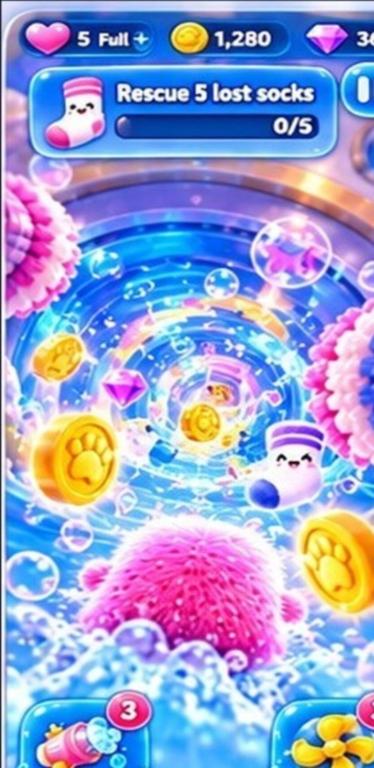
#> input picture ChatHistory/2026-11-06_fourteenth_session_uploads/2449580d-image.jpg, 748 x 1536 px (shown at 1/2 size)
$ python match_metrics.py ../../../ChatHistory/2026-11-06_fourteenth_session_uploads/2449580d-image.jpg
#> lines starting #> are read from the running program, lines starting #| are printed output that depends on the picture
"""How close the real 3D opening's castle area and slide water are to the approved Screen 3.
    python3 -I match_metrics.py <approved.png> <frame.png> [<frame.png> ...]
All frames are 538 x 1076 Tap to Start screenshots (the approved image is fitted the way the game shows it).

Castle area: the upper screen (y 85-340) outside the HUD and the "Let's go!" banner, which sit in the same place
in every image. Reported: average colour difference to the approved area (CIE76 delta E of the mean Lab colour),
the share of washed-out near-white pixels, the share of soft pink-lavender pixels and of harsh saturated pixels.
Water: the visible slide water in each image (the approved slide beside the duck and mascot; the 3D slide ahead of
the mascot and in front of its foam). Reported: the cells' median hue and saturation, and the share of white lines/foam.
"""
import sys
import numpy as np
from PIL import Image


def lab(rgb):
    c = rgb / 255.0
    c = np.where(c > 0.04045, ((c + 0.055) / 1.055) ** 2.4, c / 12.92)
    M = np.array([[0.4124, 0.3576, 0.1805], [0.2126, 0.7152, 0.0722], [0.0193, 0.1192, 0.9505]])
    xyz = c @ M.T / np.array([0.9505, 1.0, 1.089])
    f = np.where(xyz > 0.008856, np.cbrt(xyz), 7.787 * xyz + 16 / 116)
    return np.stack([116 * f[..., 1] - 16, 500 * (f[..., 0] - f[..., 1]), 200 * (f[..., 1] - f[..., 2])], -1)


def hsv(rgb):
    c = rgb / 255.0
    mx, mn = c.max(-1), c.min(-1)
    d = mx - mn
    h = np.zeros_like(mx)
    r, g, b = c[..., 0], c[..., 1], c[..., 2]
    m = d > 1e-6
    hr = (mx == r) & m; hg = (mx == g) & m & ~hr; hb = m & ~hr & ~hg
    h[hr] = ((g - b)[hr] / d[hr]) % 6
    h[hg] = (b - r)[hg] / d[hg] + 2
    h[hb] = (r - g)[hb] / d[hb] + 4
    return np.stack([h * 60, np.where(mx > 0, d / np.maximum(mx, 1e-6), 0), mx], -1)


def castle_mask():
    m = np.zeros((1076, 538), bool)
    m[85:340, :] = True
    m[160:310, 62:476] = False      # the banner
    return m


def water_pixels(img, approved):
    boxes = [(158, 583, 216, 634), (311, 583, 369, 634), (118, 656, 176, 729), (365, 656, 424, 729)] if approved else [(195, 548, 345, 605), (60, 800, 480, 835)]
    return np.concatenate([img[y0:y1, x0:x1].reshape(-1, 3) for x0, y0, x1, y1 in boxes])


def measure(img, approved=False):
    cm = castle_mask()
    cp = img[cm].astype(float)
    ch = hsv(cp)
    pale = np.mean((ch[:, 1] < 0.15) & (ch[:, 2] > 0.85))
    pinklav = np.mean((ch[:, 0] > 255) & (ch[:, 0] < 330) & (ch[:, 1] > 0.12) & (ch[:, 1] < 0.5))
    harsh = np.mean(ch[:, 1] > 0.6)
    wp = water_pixels(img, approved).astype(float)
    wh = hsv(wp)
    cells = (wh[:, 0] > 170) & (wh[:, 0] < 245) & (wh[:, 1] > 0.2)
    white = (wh[:, 1] < 0.18) & (wh[:, 2] > 0.88)
    return {'castle_lab': lab(cp).mean(0), 'pale': pale, 'pinklav': pinklav, 'harsh': harsh,
            'water_hue': float(np.median(wh[cells, 0])) if cells.any() else float('nan'), 'water_sat': float(np.median(wh[cells, 1])) if cells.any() else float('nan'),
            'white': float(white.sum() / max(1, (white | cells).sum())), 'water_lab': lab(wp).mean(0)}


art = Image.open(sys.argv[1]).convert('RGB')
#> art is the input picture: PIL image 748x1536 RGB; mean R, G, B 153.9, 161.3, 208.9
A = Image.new('RGB', (538, 1076), (163, 167, 230)); A.paste(art.resize((536, 1076), Image.LANCZOS), (1, 0))
#> after `A = Image.new('RGB', (538, 1076), (163, 167, 230))`:
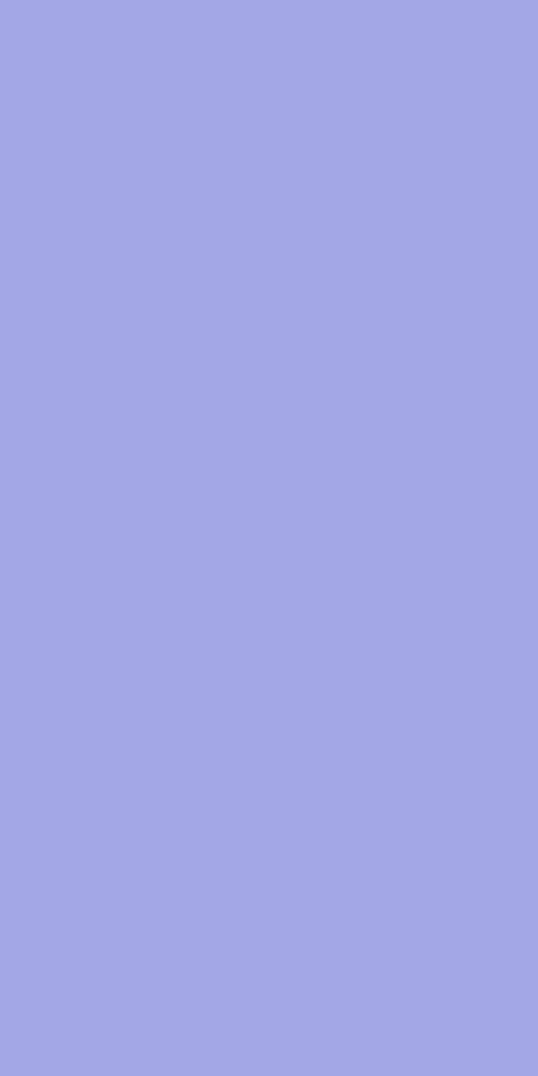
#> A: PIL image 538x1076 RGB; mean R, G, B 163, 167, 230
#> after `A.paste(art.resize((536, 1076), Image.LANCZOS), (1, 0))`:
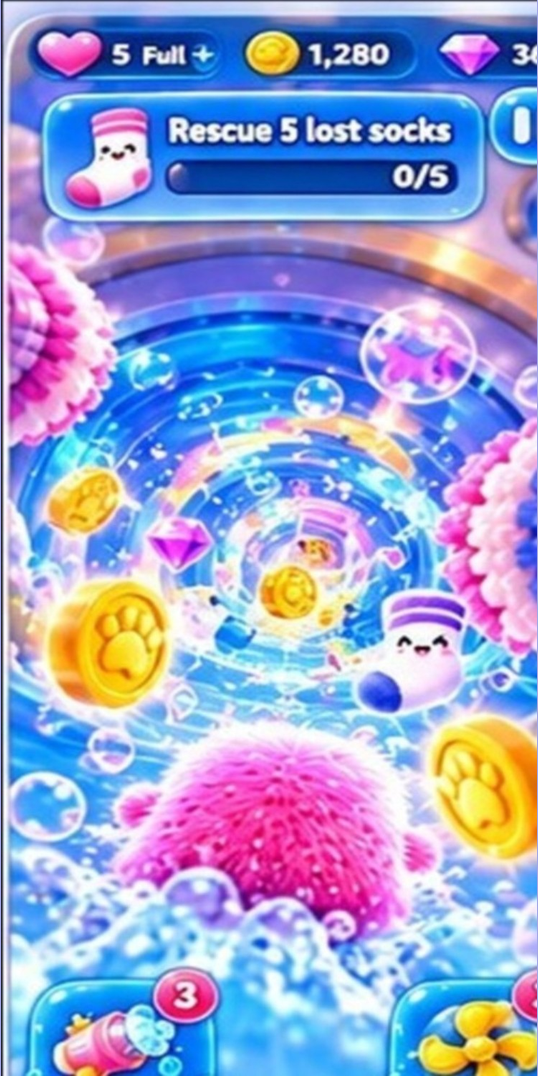
#> A: PIL image 538x1076 RGB; mean R, G, B 154, 161.3, 208.9
ref = measure(np.asarray(A), approved=True)
#> in measure, `pale = np.mean((ch[:, 1] < 0.15) & (ch[:, 2] > 0.85))`: pale = 0.089
#> in measure, `pinklav = np.mean((ch[:, 0] > 255) & (ch[:, 0] < 330) & (ch[:, 1] > 0...`: pinklav = 0.209
#> in measure, `harsh = np.mean(ch[:, 1] > 0.6)`: harsh = 0.424
#> ref = {'castle_lab': [61.67, 18, -37.12], 'pale': 0.089, 'pinklav': 0.209, 'harsh': 0.424, 'water_hue': 210.9, 'water_sat': 0.505, 'white': 0.581, 'water_lab': [82.6, 2.82, 0.857]}
print('%-28s %8s %7s %8s %7s | %9s %9s %7s' % ('', 'castle dE', 'pale', 'pink-lav', 'harsh', 'water hue', 'water sat', 'white'))
print('%-28s %8s %7.2f %8.2f %7.2f | %9.0f %9.2f %7.2f' % ('APPROVED', '-', ref['pale'], ref['pinklav'], ref['harsh'], ref['water_hue'], ref['water_sat'], ref['white']))
#| APPROVED                            -    0.09     0.21    0.42 |       211      0.50    0.58
for p in sys.argv[2:]:
    m = measure(np.asarray(Image.open(p).convert('RGB')))
    de = np.linalg.norm(m['castle_lab'] - ref['castle_lab'])
    print('%-28s %8.1f %7.2f %8.2f %7.2f | %9.0f %9.2f %7.2f' % (p.split('/')[-2] + '/' + p.split('/')[-1][:18], de, m['pale'], m['pinklav'], m['harsh'], m['water_hue'], m['water_sat'], m['white']))
